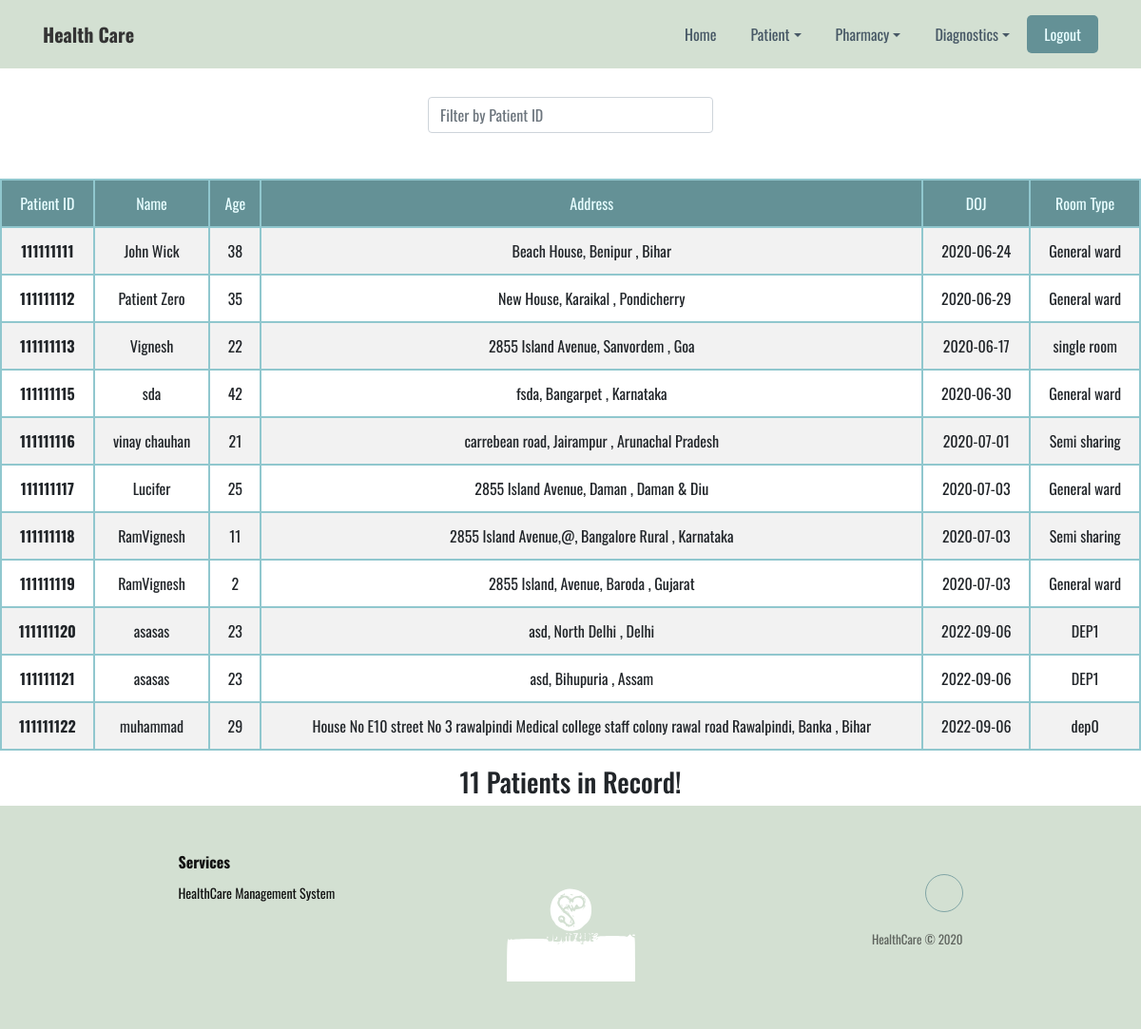
The app's page /ViewAllPatients (signed in), older data.
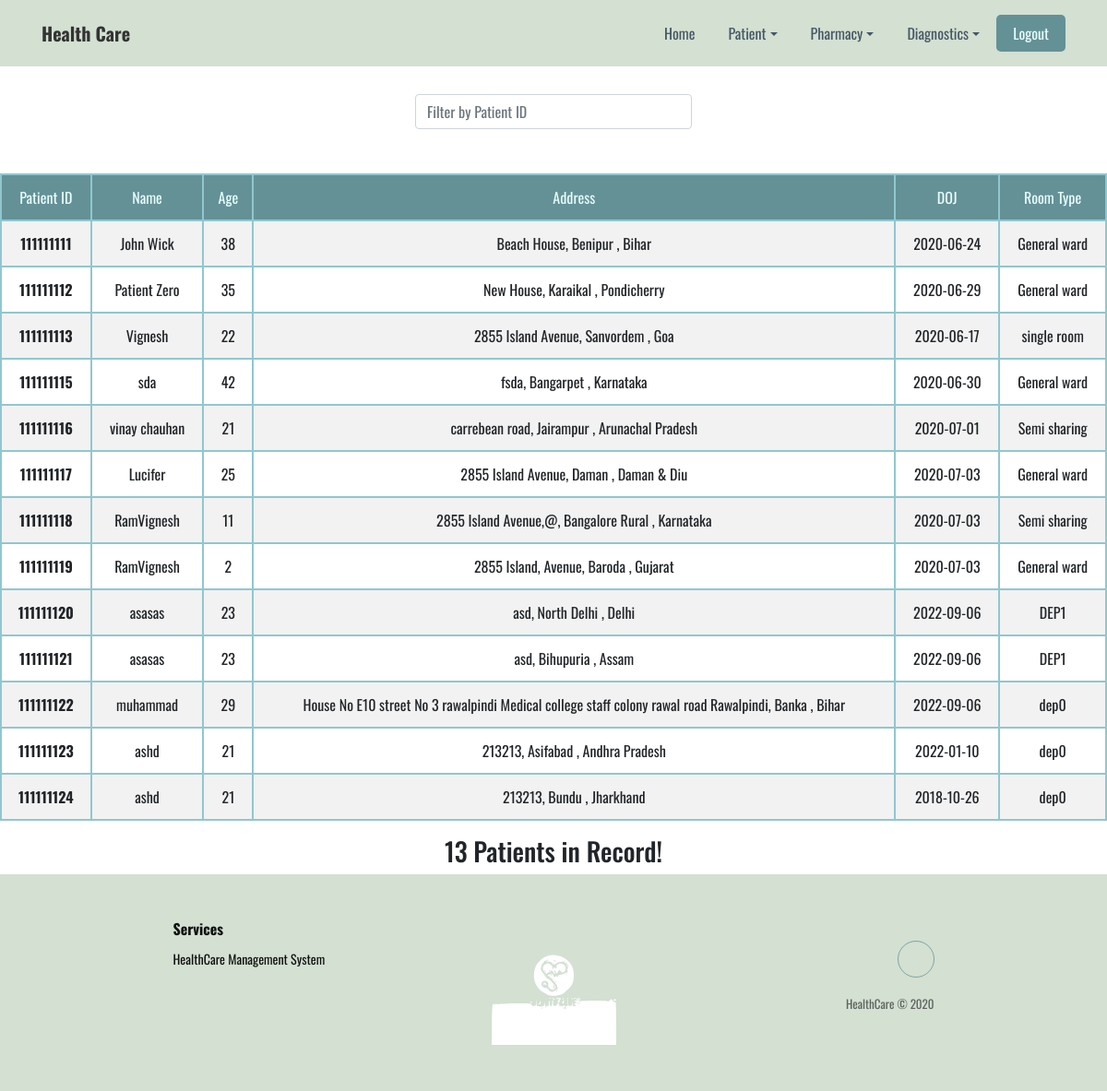
The same page, newer data.
### Models.py (models this page shows, shortened)
class Patient_details(db.Model):
    id = db.Column(db.Integer, primary_key=True)
    name = db.Column(db.String(45), nullable=False)
    age = db.Column(db.Integer, nullable=False)
    ssn_id = db.Column(db.String(45), nullable=False, unique=True)
    admission_date = db.Column(db.Date, nullable=False)
    bed_type = db.Column(db.String(45), nullable=False)
    address = db.Column(db.String(45), nullable=False)
    city = db.Column(db.String(45), nullable=False)
    state = db.Column(db.String(45), nullable=False)
    status = db.Column(db.String(45), nullable=False)

### Routes.py (the view)
@app.route("/ViewAllPatients")
def view_patient():
    if check_session() != 'registration_desk_executive':
        flash('You are not authorised to access that! Please login with proper credentials.', 'danger')
        return redirect(url_for('main'))
    patient = Patient_details.query.filter_by(status="Admitted")
    return render_template("view_patients.html", patients=patient)

### Routes.py (called while the page is built)
@app.context_processor
def inject_now():
    return {'now': date.today()}

def check_session():
    if 'user' not in session or not session['user']:
        return None
    else:
        stakeholder_type = session['user'][-1]
        if stakeholder_type == 'A':
            session['stakeholder'] = 'registration_desk_executive'
            return 'registration_desk_executive'
        elif stakeholder_type == 'D':
            session['stakeholder'] = 'diagnostic_executive'
            return 'diagnostic_executive'
        elif stakeholder_type == 'P':
            session['stakeholder'] = 'pharmacy_executive'
            return 'pharmacy_executive'

### templates/view_patients.html (shortened to what this page needs)
{% extends 'layout.html' %}
{% block content %}
<div class="form-group" id="search_bar">
    <input type="text" class="search form-control" placeholder="Filter by Patient ID">
    <span class="counter"></span>
</div>
<br/>
<table class="table table-hover table-bordered results table-striped text-center" style="border-color: var(--dark)">
  <thead>
    <tr>
      <th>Patient ID</th>
      <th>Name</th>
      <th>Age</th>
      <th>Address</th>
      <th>DOJ</th>
      <th>Room Type</th>
    </tr>
  </thead>
  <tbody>
    {% for p in patients %}
    <tr>
      <th scope="row">{{p.id}}</th>
      <td>{{p.name}}</td>
      <td>{{p.age}}</td>
      <td>{{p.address}}, {{p.city}}, {{p.state}}</td>
      <td>{{p.admission_date}}</td>
      <td>{{p.bed_type}}</td>
    </tr>
    {% endfor %}
  </tbody>
</table>
<div class="text-center" style="margin-top: 0.5em;">
  <h3>
    {{ patients.count() }} Patients in Record!
  </h3>
</div>
{% endblock %}

### templates/layout.html (shortened to what this page needs)
<!DOCTYPE html>
<html>
  <head>
    <link
      rel="stylesheet"
      href="https://cdnjs.cloudflare.com/ajax/libs/twitter-bootstrap/4.5.0/css/bootstrap.min.css"
    />
    <link
      rel="stylesheet"
      href="https://cdnjs.cloudflare.com/ajax/libs/ionicons/2.0.1/css/ionicons.min.css"
    />
    <link rel="stylesheet" href="../static/css/styles.css" />
  </head>
  <body>
    <header>
      <nav
        class="navbar navbar-light navbar-expand-md navigation-clean"
        style="background-color: transparent;"
      >
        <div class="container">
          <a
            class="navbar-brand"
            href="#"
            style="font-family: Oswald, sans-serif;"
            >Health Care</a
          >
          <div class="collapse navbar-collapse" id="navcol-1">
            <ul class="nav navbar-nav ml-auto">
              <li class="nav-item" role="presentation">
                <a class="nav-link {% if home %} active {% endif %}" href="/">Home</a>
              </li>
              {% if session['user'] %}
              <li class="nav-item dropdown">
                <a
                  class="dropdown-toggle nav-link"
                  data-toggle="dropdown"
                  aria-expanded="false"
                  href="#"
                  >Patient</a
                >
              </li>
              <li class="nav-item dropdown">
                <a
                  class="dropdown-toggle nav-link"
                  data-toggle="dropdown"
                  aria-expanded="false"
                  href="#"
                  >Pharmacy</a
                >
              </li>
              <li class="nav-item dropdown">
                <a
                  class="dropdown-toggle nav-link"
                  data-toggle="dropdown"
                  aria-expanded="false"
                  href="#"
                  >Diagnostics</a
                >
              </li>
              {% endif %}
              <li class="nav-item" style="background-color: var(--origin); color: var(--light); border-radius: 5px;">
                {% if session.get('user') %}
                <a class="nav-link" href="/logout" style="color: var(--light);">Logout</a>
                {% else %}
                <a class="nav-link" href="/login" style="color: var(--light);">Login</a>
                {% endif %}
              </li>
            </ul>
          </div>
        </div>
      </nav>
    </header>
    <main>
      {% block content %}{% endblock %}
    </main>
    <div class="footer-clean">
      <footer>
        <div class="container">
          <div class="row justify-content-center">
            <div class="col-sm-4 col-md-3 item">
              <h3>Services</h3>
              <ul>
                <li>HealthCare Management System</li>
              </ul>
            </div>
            <div
              class="col-sm-4 col-md-3 text-center item"
              style="padding-top: 0px; padding-bottom: 0px;"
            >
              <img
                src="../static/img/logo.svg"
                style="
                  width: 135px;
                  filter: grayscale(100%) hue-rotate(360deg) invert(100%);
                "
              />
            </div>
            <div class="col-lg-3 item social">
              <a href="mailto:asimmushtaq3005@gmail.coms"></a>
              <p class="copyright">HealthCare © 2020</p>
            </div>
          </div>
        </div>
      </footer>
    </div>
  </body>
</html>

### static/css/styles.css (style rules this page uses)
:root { --main-color: #d3e0d2; --dark: #111; --origin: #649196; --darkless: #90c7ce; --light: #e7fdff; --grey: rgb(136, 136, 136); }
body { font-family: 'Oswald', sans-serif !important; }
main { min-height: 55vh; }
header, .footer-clean { background: var(--main-color) !important; }
.navigation-clean { background: #fff; padding-top: .75rem; padding-bottom: .75rem; color: #333; border-radius: 0; box-shadow: none; border: none; margin-bottom: 0; }
@media (min-width:768px) { .navigation-clean { padding-top: 1rem; padding-bottom: 1rem; } }
.navigation-clean .navbar-brand { font-weight: bold; color: inherit; }
.navigation-clean .navbar-collapse, .navigation-clean .form-inline { border-top-color: #ddd; }
.navigation-clean.navbar .navbar-nav .nav-link { padding-left: 18px; padding-right: 18px; }
.navigation-clean.navbar-light .navbar-nav .nav-link { color: #465765; }
.footer-clean { padding: 50px 0; color: var(--dark); }
.footer-clean h3 { margin-top: 0; margin-bottom: 12px; font-weight: bold; font-size: 16px; }
.footer-clean ul { padding: 0; list-style: none; line-height: 1.6; font-size: 14px; margin-bottom: 0; }
.footer-clean .item.social { text-align: right; }
.footer-clean .item.social > a { font-size: 24px; width: 40px; height: 40px; line-height: 40px; display: inline-block; text-align: center; border-radius: 50%; border: 1px solid var(--origin); margin-left: 10px; margin-top: 22px; color: inherit; opacity: 0.75; }
.footer-clean .copyright { margin-top: 14px; margin-bottom: 0; font-size: 13px; opacity: 0.6; }
.form-group { margin-bottom: .8rem; }
.counter { padding: 8px; color: #ccc; margin: -10px auto 0px; }
table { max-width: 1200px; width: 95vw; margin: 0 auto; }
thead tr th { font-weight: normal; background-color: var(--origin) !important; color: var(--light) !important; }
#search_bar { width: 300px; margin: 30px auto 0px auto; }
table.table-bordered > thead > tr > th { border:2px solid var(--darkless); }
table.table-bordered > tbody > tr > td { border:2px solid var(--darkless); }
table.table-bordered > tbody > tr > th { border:2px solid var(--darkless); }

Row changes from the older to the newer data that the page shows:
added Patient_details: id "111111123", name "ashd", age "21", address "213213", city "Asifabad", state "Andhra Pradesh", admission_date "2022-01-10", bed_type "dep0"
added Patient_details: id "111111124", name "ashd", age "21", address "213213", city "Bundu", state "Jharkhand", admission_date "2018-10-26", bed_type "dep0"
Text that changed along with them:
{{ patients.count() }}: "11" → "13"
